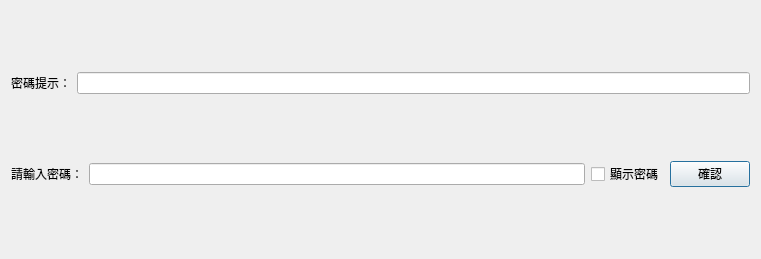
<?xml version="1.0" encoding="UTF-8"?>
<ui version="4.0">
 <class>passwordCreate</class>
 <widget class="QDialog" name="passwordCreate">
  <property name="windowModality">
   <enum>Qt::NonModal</enum>
  </property>
  <property name="geometry">
   <rect>
    <x>0</x>
    <y>0</y>
    <width>761</width>
    <height>259</height>
   </rect>
  </property>
  <property name="sizePolicy">
   <sizepolicy hsizetype="Preferred" vsizetype="Preferred">
    <horstretch>0</horstretch>
    <verstretch>0</verstretch>
   </sizepolicy>
  </property>
  <property name="windowTitle">
   <string>Create your password</string>
  </property>
  <layout class="QHBoxLayout" name="horizontalLayout_2">
   <item>
    <layout class="QHBoxLayout" name="horizontalLayout_15" stretch="0">
     <property name="sizeConstraint">
      <enum>QLayout::SetDefaultConstraint</enum>
     </property>
     <item>
      <layout class="QVBoxLayout" name="verticalLayout">
       <item>
        <layout class="QHBoxLayout" name="horizontalLayout_3">
         <item>
          <widget class="QLabel" name="tipsLbl">
           <property name="text">
            <string>密碼提示：</string>
           </property>
          </widget>
         </item>
         <item>
          <widget class="QLineEdit" name="tipsLineedit"/>
         </item>
        </layout>
       </item>
       <item>
        <layout class="QHBoxLayout" name="horizontalLayout">
         <item>
          <widget class="QLabel" name="label">
           <property name="text">
            <string>請輸入密碼：</string>
           </property>
          </widget>
         </item>
         <item>
          <widget class="QLineEdit" name="passwdLineedit">
           <property name="text">
            <string/>
           </property>
           <property name="echoMode">
            <enum>QLineEdit::Password</enum>
           </property>
          </widget>
         </item>
         <item>
          <widget class="QCheckBox" name="showPasswd">
           <property name="text">
            <string>顯示密碼</string>
           </property>
          </widget>
         </item>
         <item>
          <widget class="QPushButton" name="confirmBtn">
           <property name="text">
            <string>確認</string>
           </property>
          </widget>
         </item>
        </layout>
       </item>
      </layout>
     </item>
    </layout>
   </item>
  </layout>
 </widget>
 <resources/>
 <connections/>
</ui>
